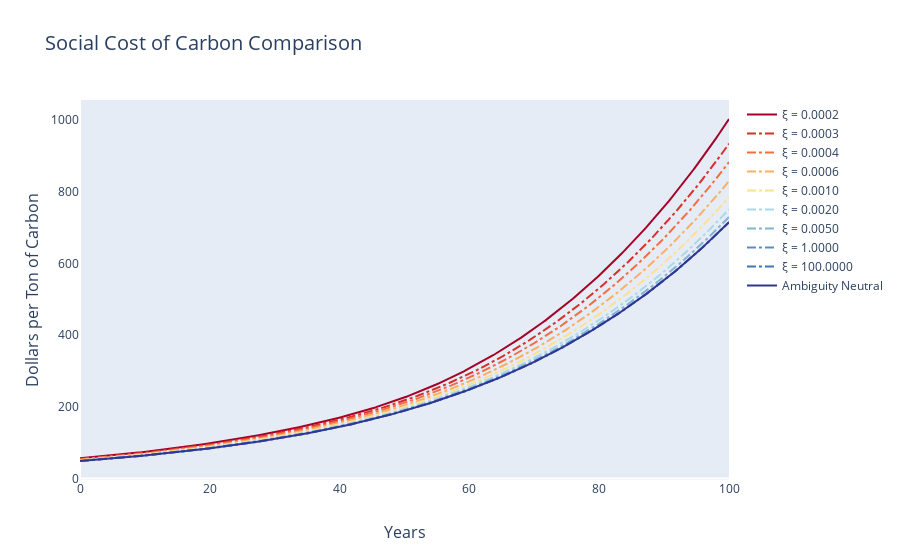

Notebook source saved alongside this figure:
### Markdown cell above
### This is to visualize how Ambiguity aversion parameter impacted on Social Cost of Carbon
#### Toggle the line bar in the second plot to play with it

### Code cell
mdl.SCCPlot(key = 'CrossAmbiguityAversion')   # slider tech to be implemented

### Figure 1 — Plotly figure (JSON) as saved in the notebook; plotly's stock layout.template omitted (floating-point values rounded to 4 significant figures; data arrays with more than 128 entries replaced by an {"elided": "..."} marker saying what was removed)
{"data": [{"line": {"color": "rgb(165,0,38)", "dash": "solid", "width": 2}, "name": "ξ = 0.0002", "showlegend": true, "type": "scatter", "x": {"elided": "400 float values"}, "y": {"elided": "400 float values"}}, {"line": {"color": "rgb(215,48,39)", "dash": "dashdot", "width": 2}, "name": "ξ = 0.0003", "showlegend": true, "type": "scatter", "x": {"elided": "400 float values"}, "y": {"elided": "400 float values"}}, {"line": {"color": "rgb(244,109,67)", "dash": "dashdot", "width": 2}, "name": "ξ = 0.0004", "showlegend": true, "type": "scatter", "x": {"elided": "400 float values"}, "y": {"elided": "400 float values"}}, {"line": {"color": "rgb(253,174,97)", "dash": "dashdot", "width": 2}, "name": "ξ = 0.0006", "showlegend": true, "type": "scatter", "x": {"elided": "400 float values"}, "y": {"elided": "400 float values"}}, {"line": {"color": "rgb(254,224,144)", "dash": "dashdot", "width": 2}, "name": "ξ = 0.0010", "showlegend": true, "type": "scatter", "x": {"elided": "400 float values"}, "y": {"elided": "400 float values"}}, {"line": {"color": "rgb(171,217,233)", "dash": "dashdot", "width": 2}, "name": "ξ = 0.0020", "showlegend": true, "type": "scatter", "x": {"elided": "400 float values"}, "y": {"elided": "400 float values"}}, {"line": {"color": "rgb(130,180,210)", "dash": "dashdot", "width": 2}, "name": "ξ = 0.0050", "showlegend": true, "type": "scatter", "x": {"elided": "400 float values"}, "y": {"elided": "400 float values"}}, {"line": {"color": "rgb(90,140,195)", "dash": "dashdot", "width": 2}, "name": "ξ = 1.0000", "showlegend": true, "type": "scatter", "x": {"elided": "400 float values"}, "y": {"elided": "400 float values"}}, {"line": {"color": "rgb(69,117,180)", "dash": "dashdot", "width": 2}, "name": "ξ = 100.0000", "showlegend": true, "type": "scatter", "x": {"elided": "400 float values"}, "y": {"elided": "400 float values"}}, {"line": {"color": "rgb(49,54,149)", "dash": "solid", "width": 2}, "name": "Ambiguity Neutral", "showlegend": true, "type": "scatter", "x": {"elided": "400 float values"}, "y": {"elided": "400 float values"}}], "layout": {"title": {"font": {"size": 20}, "text": "Social Cost of Carbon Comparison"}, "xaxis": {"showgrid": false, "tickfont": {"size": 12}, "title": {"font": {"size": 16}, "text": "Years"}}, "yaxis": {"showgrid": false, "tickfont": {"size": 12}, "title": {"font": {"size": 16}, "text": "Dollars per Ton of Carbon"}}}}
